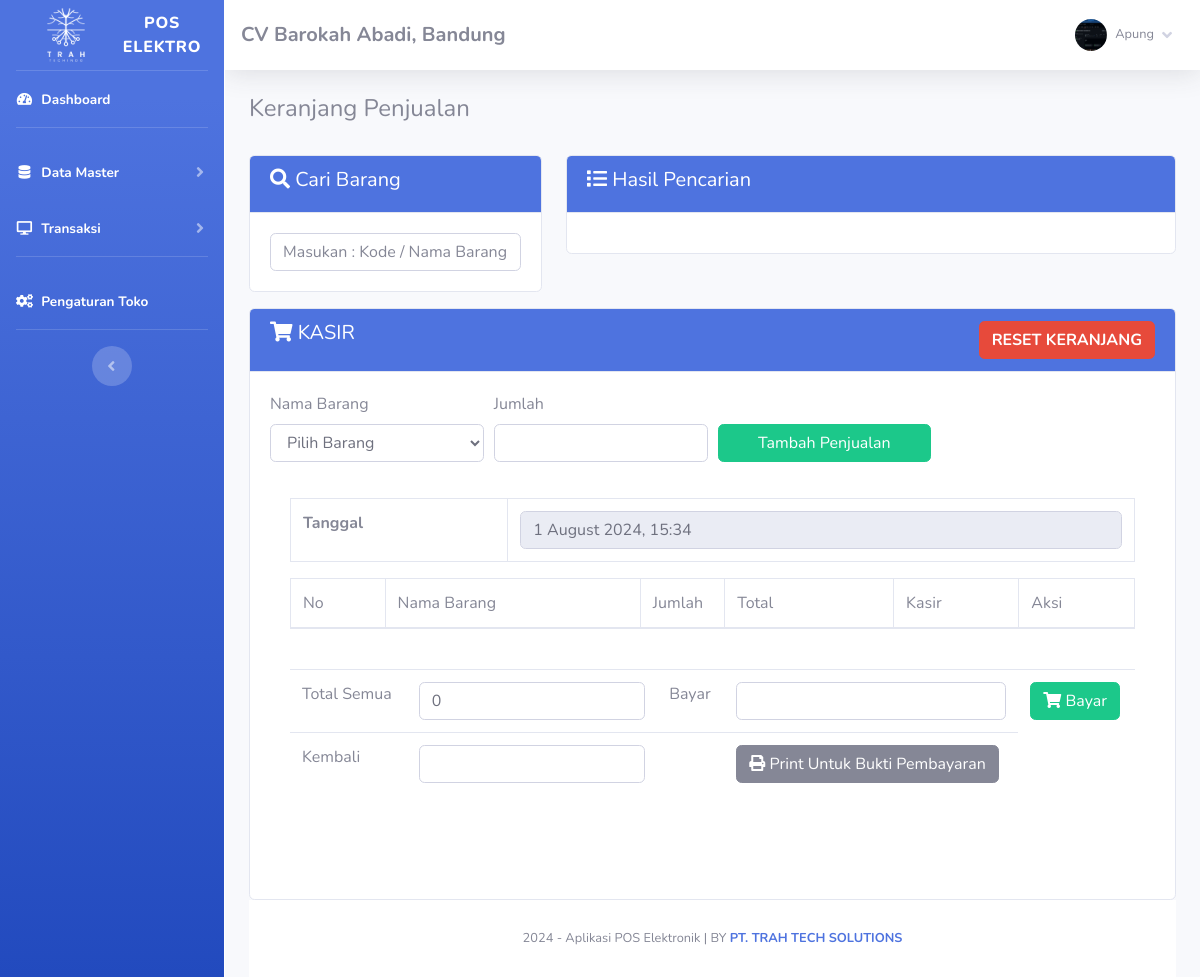
The page /index.php?page=jual (signed in) on the database its author committed.
### tables this page shows
CREATE TABLE `toko` (
  `id_toko` int(11) NOT NULL,
  `nama_toko` varchar(255) NOT NULL,
  `alamat_toko` text NOT NULL,
  `tlp` varchar(255) NOT NULL,
  `nama_pemilik` varchar(255) NOT NULL
);

CREATE TABLE `member` (
  `id_member` int(11) NOT NULL,
  `nm_member` varchar(255) NOT NULL,
  `alamat_member` text NOT NULL,
  `telepon` varchar(255) NOT NULL,
  `email` varchar(255) NOT NULL,
  `gambar` text NOT NULL,
  `NIK` text NOT NULL
);

### fungsi/view/view.php (called while the page is built, shortened)
<?php
class view
{
    protected $db;
    public function __construct($db)
    {
        $this->db = $db;
    }
    public function member_edit($id)
    {
        $sql = "select member.*, login.*
                from member inner join login on member.id_member = login.id_member
                where member.id_member= ?";
        $row = $this-> db -> prepare($sql);
        $row -> execute(array($id));
        $hasil = $row -> fetch();
        return $hasil;
    }
    public function toko()
    {
        $sql = "select*from toko where id_toko='1'";
        $row = $this-> db -> prepare($sql);
        $row -> execute();
        $hasil = $row -> fetch();
        return $hasil;
    }
}

### admin/module/jual/index.php (the view, shortened to what this page needs)
<h4>Keranjang Penjualan</h4>
<br>
<div class="row">
	<div class="col-sm-4">
		<div class="card card-primary mb-3">
			<div class="card-header bg-primary text-white">
				<h5><i class="fa fa-search"></i> Cari Barang</h5>
			</div>
			<div class="card-body">
				<input type="text" id="cari" class="form-control" name="cari"
					placeholder="Masukan : Kode / Nama Barang  [ENTER]">
			</div>
		</div>
	</div>
	<div class="col-sm-8">
		<div class="card card-primary mb-3">
			<div class="card-header bg-primary text-white">
				<h5><i class="fa fa-list"></i> Hasil Pencarian</h5>
			</div>
			<div class="card-body">
			</div>
		</div>
	</div>
	<div class="col-sm-12">
		<div class="card card-primary">
			<div class="card-header bg-primary text-white">
				<h5><i class="fa fa-shopping-cart"></i> KASIR
					<button class="btn btn-danger float-right" data-toggle="modal" data-target="#resetModal">
						<b>RESET KERANJANG</b>
					</button>
				</h5>
			</div>
			<div class="card-body">
				<form method="POST" action="fungsi/tambah/tambah.php?penjualan=tambah">
					<div class="form-row">
						<div class="form-group col-md-3">
							<label for="nama_barang">Nama Barang</label>
							<select class="form-control" id="nama_barang" name="nama_barang" required>
								<option value="">Pilih Barang</option>
							</select>
						</div>
						<div class="form-group col-md-3">
							<label for="jumlah">Jumlah</label>
							<input type="number" class="form-control" id="jumlah" name="jumlah" required>
						</div>
						<div class="form-group col-md-3">
							<label>&nbsp;</label>
							<button type="submit" class="btn btn-success btn-block">Tambah Penjualan</button>
						</div>
					</div>
				</form>
				<div class="card-body">
					<div id="keranjang" class="table-responsive">
						<table class="table table-bordered">
							<tr>
								<td><b>Tanggal</b></td>
								<td><input type="text" readonly="readonly" class="form-control"
										value="<?php echo date("j F Y, G:i"); ?>" name="tgl"></td>
							</tr>
						</table>
						<table class="table table-bordered w-100" id="example1">
							<thead>
								<tr>
									<td> No</td>
									<td> Nama Barang</td>
									<td style="width:10%;"> Jumlah</td>
									<td style="width:20%;"> Total</td>
									<td> Kasir</td>
									<td> Aksi</td>
								</tr>
							</thead>
								<?php $total_bayar = 0;
								$hasil_penjualan = $lihat->penjualan(); ?>
						</table>
						<br />
						<div id="kasirnya">
							<table class="table table-stripped">
								<form method="POST" action="index.php?page=jual&nota=yes#kasirnya">
									<tr>
										<td>Total Semua </td>
										<td><input type="text" class="form-control" name="total"
												value="<?php echo $total_bayar; ?>"></td>
										<td>Bayar </td>
										<td><input type="text" class="form-control" name="bayar"
												value="<?php echo $bayar; ?>"></td>
										<td><button class="btn btn-success"><i class="fa fa-shopping-cart"></i>
												Bayar</button>
											<?php if (!empty($_GET['nota'] == 'yes')) { ?>
												<a class="btn btn-danger" href="fungsi/hapus/hapus.php?penjualan=jual">
													<b>RESET</b></a>
											</td><?php } ?></td>
									</tr>
								</form>
								<tr>
									<td>Kembali</td>
									<td><input type="text" class="form-control" value="<?php echo $hitung; ?>"></td>
									<td></td>
									<td>
										<a href="print.php?nm_member=<?php echo $_SESSION['admin']['nm_member']; ?>
									&bayar=<?php echo $bayar; ?>&kembali=<?php echo $hitung; ?>" target="_blank">
											<button class="btn btn-secondary">
												<i class="fa fa-print"></i> Print Untuk Bukti Pembayaran
											</button></a>
									</td>
								</tr>
							</table>
							<br />
							<br />
						</div>
					</div>
				</div>
			</div>
		</div>

### admin/template/sidebar.php (shortened to what this page needs)
<?php
    $id = $_SESSION['admin']['id_member'];
    $hasil_profil = $lihat -> member_edit($id);
?>
<ul class="navbar-nav bg-gradient-primary sidebar sidebar-dark accordion fixed-sidebar" id="accordionSidebar">
    <a class="sidebar-brand d-flex align-items-center justify-content-center" href="index.php">
            <img src="assets/img/logowhite.png" alt="Logo" style="width: 100px; height: auto;">
            <div class="">POS Elektro<sup></sup></div>
    </a>
    <li class="nav-item active">
        <a class="nav-link" href="index.php">
            <i class="fas fa-fw fa-tachometer-alt"></i>
            <span>Dashboard</span></a>
    </li>
    <hr class="sidebar-divider">
    <li class="nav-item active">
        <a class="nav-link collapsed" href="#" data-toggle="collapse" data-target="#collapseTwo" aria-expanded="true"
            aria-controls="collapseTwo">
            <i class="fas fa-fw fa-database"></i>
            <span>Data Master</span>
        </a>
    </li>
    <li class="nav-item active">
        <a class="nav-link collapsed" href="#" data-toggle="collapse" data-target="#collapse3" aria-expanded="true"
            aria-controls="collapse3">
            <i class="fas fa-fw fa-desktop"></i>
            <span>Transaksi</span>
        </a>
    </li>
    <hr class="sidebar-divider">
    <li class="nav-item active">
        <a class="nav-link" href="index.php?page=pengaturan">
            <i class="fas fa-fw fa-cogs"></i>
            <span>Pengaturan Toko</span></a>
    </li>
    <hr class="sidebar-divider d-none d-md-block">
    <div class="text-center d-none d-md-inline">
        <button class="rounded-circle border-0" id="sidebarToggle"></button>
    </div>
</ul>
<div id="content-wrapper" class="d-flex flex-column">
    <div id="content">
        <nav class="navbar navbar-expand navbar-light bg-white topbar mb-4 static-top shadow">
            <h5 class="d-lg-block d-none mt-2"><b><?php echo $toko['nama_toko'];?>, <?php echo $toko['alamat_toko'];?></b></h5>
            <ul class="navbar-nav ml-auto">
                <li class="nav-item dropdown no-arrow">
                    <a class="nav-link dropdown-toggle" href="#" id="userDropdown" role="button" data-toggle="dropdown"
                        aria-haspopup="true" aria-expanded="false">
                        <img class="img-profile rounded-circle"
                            src="assets/img/user/<?php echo $hasil_profil['gambar'];?>">
                        <span
                            class="mr-2 d-none d-lg-inline text-gray-600 small ml-2"><?php echo $hasil_profil['nm_member'];?></span>
                        <i class="fas fa-angle-down"></i>
                    </a>
                </li>
            </ul>
        </nav>
        <div class="container-fluid">

### admin/template/sidebar.php (style rules this page uses)
.fixed-sidebar { position: fixed; top: 0; left: 0; bottom: 0; overflow-y: auto; z-index: 1000; }
#content-wrapper { margin-left: 225px; }

### rows shown on the page
toko: nama_toko "CV Barokah Abadi", alamat_toko "Bandung"
member: gambar (picture), nm_member "Apung"
